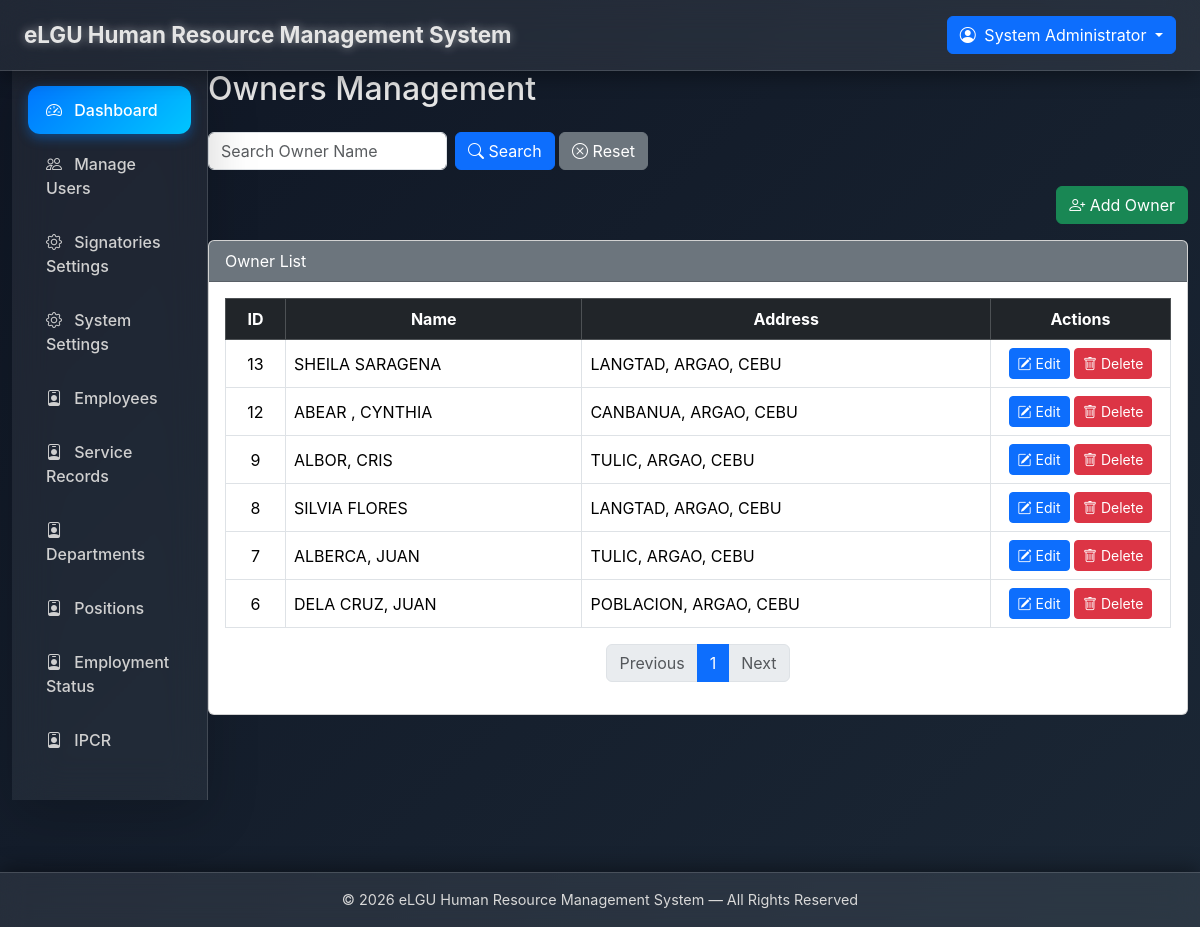
Page /admin/owners.php (signed in) on the committed database.
### tables this page shows
CREATE TABLE `owners` (
  `id` int(11) NOT NULL,
  `name` varchar(255) NOT NULL,
  `username` varchar(100) DEFAULT NULL,
  `email` varchar(255) DEFAULT NULL,
  `password` varchar(255) DEFAULT NULL,
  `address` text DEFAULT NULL,
  `tin` varchar(50) DEFAULT NULL,
  `contact_no` varchar(20) DEFAULT NULL,
  `created_at` timestamp NOT NULL DEFAULT current_timestamp()
);

### admin/owners.php (the view, shortened to what this page needs)
<?php
require_once __DIR__ . '/../layouts/header.php';
require_once __DIR__ . '/../layouts/sidebar.php';
$limit  = 10;
$page   = isset($_GET['page']) ? max(1, intval($_GET['page'])) : 1;
$offset = ($page - 1) * $limit;
$search = trim($_GET['search'] ?? '');
$where  = [];
$params = [];
$types  = '';
$where_sql = $where ? "WHERE " . implode(" AND ", $where) : "";
$sql_count = "SELECT COUNT(*) FROM owners $where_sql";
$stmt = $mysqli->prepare($sql_count);
$stmt->execute();
$stmt->bind_result($total);
$total_pages = ceil($total / $limit);
$sql = "SELECT * FROM owners $where_sql ORDER BY id DESC LIMIT ? OFFSET ?";
$stmt = $mysqli->prepare($sql);
if ($params) {
    $stmt->bind_param($types . 'ii', ...array_merge($params, [$limit, $offset]));
} else {
    $stmt->bind_param("ii", $limit, $offset);
}
$stmt->execute();
$res = $stmt->get_result();
$owners = $res->fetch_all(MYSQLI_ASSOC);
?>
<h2 class="mb-4">Owners Management</h2>
<div class="mb-3">
  <form method="get" class="row g-2">
    <div class="col-md-3">
      <input type="text" name="search" class="form-control" placeholder="Search Owner Name" value="<?= htmlspecialchars($search) ?>">
    </div>
    <div class="col-md-3">
      <button class="btn btn-primary"><i class="bi bi-search"></i> Search</button>
      <a href="owners.php" class="btn btn-secondary"><i class="bi bi-x-circle"></i> Reset</a>
    </div>
  </form>
</div>
<div class="mb-3 text-end">
  <button class="btn btn-success" data-bs-toggle="modal" data-bs-target="#addOwnerModal">
    <i class="bi bi-person-plus"></i> Add Owner
  </button>
</div>
<div class="card">
  <div class="card-header bg-secondary text-white">Owner List</div>
  <div class="card-body table-responsive">
    <table class="table table-bordered table-hover align-middle">
      <thead class="table-dark">
        <tr class="text-center">
          <th width="60">ID</th>
          <th>Name</th>
          <th>Address</th>
          <th width="180">Actions</th>
        </tr>
      </thead>
      <tbody>
        <?php foreach ($owners as $row): ?>
        <tr>
          <td class="text-center"><?= $row['id'] ?></td>
          <td><?= htmlspecialchars($row['name']) ?></td>
          <td><?= htmlspecialchars($row['address']) ?></td>
          <td class="text-center">
            <button class="btn btn-sm btn-primary"
                    data-bs-toggle="modal"
                    data-bs-target="#editModal<?= $row['id'] ?>">
              <i class="bi bi-pencil-square"></i> Edit
            </button>
            <a href="?delete=<?= $row['id'] ?>" class="btn btn-sm btn-danger"
               onclick="return confirm('Delete this owner?')">
              <i class="bi bi-trash"></i> Delete
            </a>
          </td>
        </tr>
        <?php endforeach; ?>
      </tbody>
    </table>
    <nav>
      <ul class="pagination justify-content-center">
        <li class="page-item <?= ($page <= 1 ? 'disabled' : '') ?>">
          <a class="page-link" href="?page=<?= $page - 1 ?>&search=<?= urlencode($search) ?>">Previous</a>
        </li>
        <?php for ($i = 1; $i <= $total_pages; $i++): ?>
        <li class="page-item <?= ($i == $page ? 'active' : '') ?>">
          <a class="page-link" href="?page=<?= $i ?>&search=<?= urlencode($search) ?>"><?= $i ?></a>
        </li>
        <?php endfor; ?>
        <li class="page-item <?= ($page >= $total_pages ? 'disabled' : '') ?>">
          <a class="page-link" href="?page=<?= $page + 1 ?>&search=<?= urlencode($search) ?>">Next</a>
        </li>
      </ul>
    </nav>
  </div>
</div>
<?php require_once __DIR__ . '/../layouts/footer.php'; ?>

### layouts/header.php (style rules this page uses)
body { background: linear-gradient(135deg, #0f1624, #1b2735); color: #e5e5e5; overflow-x: hidden; font-family: 'Inter', sans-serif; }

### admin/owners.php (style rules this page uses)
.table thead th { text-align: center; vertical-align: middle; }
.table tbody td { vertical-align: middle; }

### rows in the picture
owners: id "13", name "SHEILA SARAGENA", address "LANGTAD, ARGAO, CEBU"
owners: id "12", name "ABEAR , CYNTHIA", address "CANBANUA, ARGAO, CEBU"
owners: id "9", name "ALBOR, CRIS", address "TULIC, ARGAO, CEBU"
owners: id "8", name "SILVIA FLORES", address "LANGTAD, ARGAO, CEBU"
owners: id "7", name "ALBERCA, JUAN", address "TULIC, ARGAO, CEBU"
owners: id "6", name "DELA CRUZ, JUAN", address "POBLACION, ARGAO, CEBU"

### other values in the picture
SYSTEM_NAME "eLGU Human Resource Management System"
$_SESSION['name'] "System Administrator"
